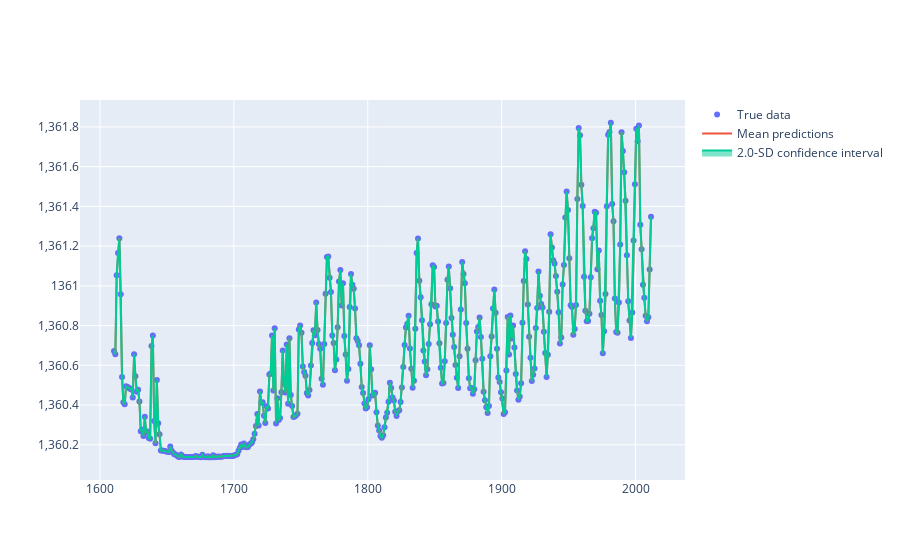

Source (notebook cell):
### Code cell
plot_mean_preds_with_ci(x.flatten(), y.flatten(), m.flatten(), variances.flatten())

### Figure 1 — Plotly figure (JSON) as saved in the notebook; plotly's stock layout.template omitted (floating-point values rounded to 4 significant figures; data arrays with more than 128 entries replaced by an {"elided": "..."} marker saying what was removed)
{"data": [{"mode": "markers", "name": "True data", "type": "scatter", "x": {"elided": "402 float values"}, "y": {"elided": "402 float values"}}, {"mode": "lines", "name": "Mean predictions", "type": "scatter", "x": {"elided": "402 float values"}, "y": {"elided": "402 float values"}}, {"fill": "toself", "name": "2.0-SD confidence interval", "type": "scatter", "x": {"elided": "804 float values"}, "y": {"elided": "804 float values"}}], "layout": {}}
